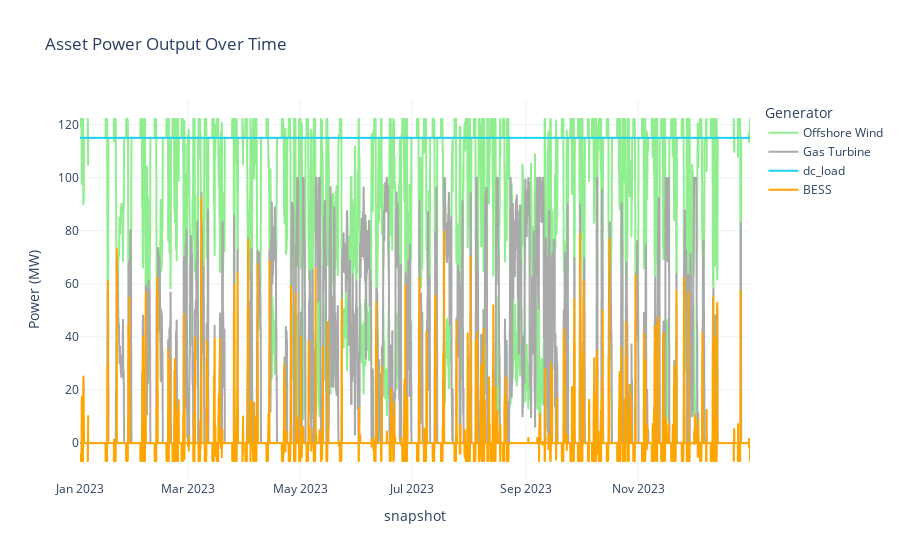
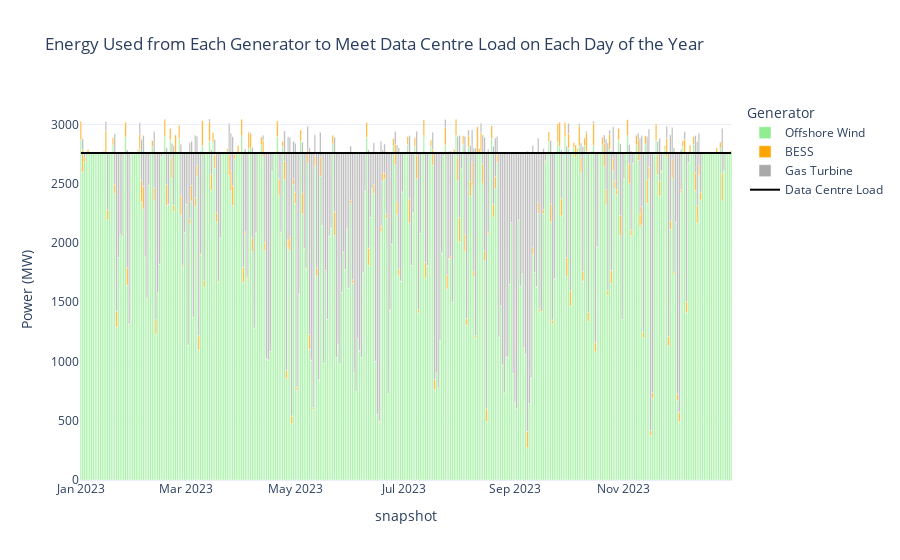
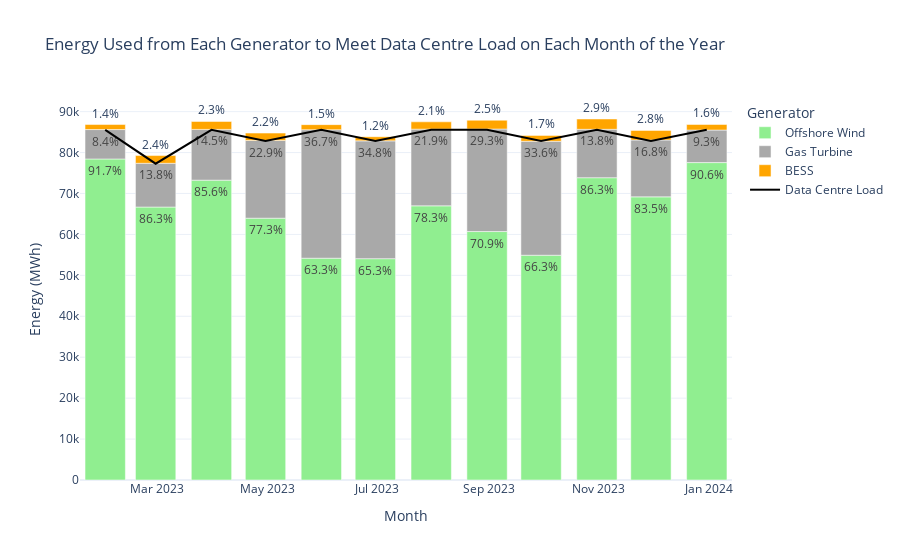

The notebook cell these images were saved under, in order:
### Code cell
SCENARIO_TO_PLOT = "wind_bess_gas" #"wind_bess_gas" | "smr_only"
GENERATOR_NAMES_READABLE = {
    "smr": "SMR",
    "bess": "BESS",
    "offshore_wind_farm": "Offshore Wind",
    "solar": "Solar",
    "gas_turbine": "Gas Turbine",
}
COLOUR_MAP = {
    "SMR": "purple",
    "BESS": "orange",
    "Offshore Wind": "lightgreen",
    "Solar": "gold",
    "Gas Turbine": "darkgrey"
}

n = scenario_networks[SCENARIO_TO_PLOT]

generators = n.generators.index.tolist()

generator_power = n.generators_t.p
data_centre_power = n.loads_t.p["data_centre_load"]
asset_power = generator_power.copy()
asset_power["dc_load"] = data_centre_power
try:
    battery_power = n.links_t.p1["bess_charger"] - n.links_t.p1["bess_discharger"]
    asset_power["bess"] = battery_power
    generators += ["bess"]
except:
    pass


asset_energy_mwh_per_day = asset_power.groupby(pd.Grouper(freq="D")).apply(lambda x: x.abs().sum().mul(
    MODEL_TIME_FREQUENCY.total_seconds() / 3600
))  # Convert power to energy (MWh)
asset_energy_mwh_per_month = asset_power.groupby(pd.Grouper(freq="M")).apply(lambda x: x.abs().sum().mul(
    MODEL_TIME_FREQUENCY.total_seconds() / 3600
))  # Convert power to energy (MWh)

fig = px.line(
    data_frame=asset_power.rename(columns=GENERATOR_NAMES_READABLE),
    title="Asset Power Output Over Time",
    labels={"value": "Power (MW)", "variable": "Asset"},
    template="plotly_white",
    color_discrete_map=COLOUR_MAP
)
fig.write_html(f"scenario={SCENARIO_TO_PLOT}_chart=asset_power_output_over_time.html")
fig.show()

# For each time period in the day, create a stacked bar chart showing the amount of energy used from each of the generators to meet the data centre load
asset_energy_mwh_per_day = asset_energy_mwh_per_day.rename(columns=GENERATOR_NAMES_READABLE)
fig = px.bar(
    data_frame=asset_energy_mwh_per_day,
    x=asset_energy_mwh_per_day.index,
    y=list(set(asset_energy_mwh_per_day.columns.to_list()) - {"dc_load"}),
    title="Energy Used from Each Generator to Meet Data Centre Load on Each Day of the Year",
    labels={"value": "Power (MW)", "variable": "Generator"},
    template="plotly_white",
    color_discrete_map=COLOUR_MAP
)
# Add a line for the data centre load
fig.add_scatter(
    x=asset_energy_mwh_per_day.index,
    y=asset_energy_mwh_per_day["dc_load"],
    mode="lines",
    name="Data Centre Load",
    line=dict(color="black", width=2),
)
fig.write_html(f"scenario={SCENARIO_TO_PLOT}_chart=energy_used_per_day.html")
fig.show()

fig.update_xaxes(range=["2023-08-14", "2023-09-24"])
fig.write_html(f"scenario={SCENARIO_TO_PLOT}_chart=energy_used_per_day_zoomed.html")

# Data used monthly
# Add percentage columns for each generator
for col in generators:
    asset_energy_mwh_per_month[f"{col}_pct"] = (
        asset_energy_mwh_per_month[col] / asset_energy_mwh_per_month["dc_load"] * 100
    ).round(1).astype(str) + "%"

# Melt the DataFrame for easier plotting with text labels
melted = asset_energy_mwh_per_month.reset_index().melt(
    id_vars=["snapshot"],
    value_vars=generators,
    var_name="Generator",
    value_name="Energy (MWh)",
)
# Add percentage labels
melted["Percentage"] = [
    asset_energy_mwh_per_month.loc[row["snapshot"], f"{row['Generator']}_pct"]
    for _, row in melted.iterrows()
]
melted["Generator"] = melted["Generator"].replace(GENERATOR_NAMES_READABLE)

fig = px.bar(
    melted,
    x="snapshot",
    y="Energy (MWh)",
    color="Generator",
    title="Energy Used from Each Generator to Meet Data Centre Load on Each Month of the Year",
    labels={"snapshot": "Month"},
    template="plotly_white",
    color_discrete_map=COLOUR_MAP,
    text="Percentage"
)
# Add a line for the data centre load
fig.add_scatter(
    x=asset_energy_mwh_per_month.index,
    y=asset_energy_mwh_per_month["dc_load"],
    mode="lines",
    name="Data Centre Load",
    line=dict(color="black", width=2),
)
fig.write_html(f"scenario={SCENARIO_TO_PLOT}_chart=energy_used_per_month.html")

fig.show()

### Figure 1 — Plotly figure (JSON) as saved in the notebook; plotly's stock layout.template omitted (floating-point values rounded to 4 significant figures; data arrays with more than 128 entries replaced by an {"elided": "..."} marker saying what was removed)
{"data": [{"hovertemplate": "Generator=Offshore Wind<br>snapshot=%{x}<br>Power (MW)=%{y}<extra></extra>", "legendgroup": "Offshore Wind", "line": {"color": "lightgreen", "dash": "solid"}, "marker": {"symbol": "circle"}, "mode": "lines", "name": "Offshore Wind", "showlegend": true, "type": "scattergl", "x": {"elided": "8760 str values"}, "xaxis": "x", "y": {"elided": "8760 float values"}, "yaxis": "y"}, {"hovertemplate": "Generator=Gas Turbine<br>snapshot=%{x}<br>Power (MW)=%{y}<extra></extra>", "legendgroup": "Gas Turbine", "line": {"color": "darkgrey", "dash": "solid"}, "marker": {"symbol": "circle"}, "mode": "lines", "name": "Gas Turbine", "showlegend": true, "type": "scattergl", "x": {"elided": "8760 str values"}, "xaxis": "x", "y": {"elided": "8760 float values"}, "yaxis": "y"}, {"hovertemplate": "Generator=dc_load<br>snapshot=%{x}<br>Power (MW)=%{y}<extra></extra>", "legendgroup": "dc_load", "line": {"color": "#19d3f3", "dash": "solid"}, "marker": {"symbol": "circle"}, "mode": "lines", "name": "dc_load", "showlegend": true, "type": "scattergl", "x": {"elided": "8760 str values"}, "xaxis": "x", "y": {"elided": "8760 float values"}, "yaxis": "y"}, {"hovertemplate": "Generator=BESS<br>snapshot=%{x}<br>Power (MW)=%{y}<extra></extra>", "legendgroup": "BESS", "line": {"color": "orange", "dash": "solid"}, "marker": {"symbol": "circle"}, "mode": "lines", "name": "BESS", "showlegend": true, "type": "scattergl", "x": {"elided": "8760 str values"}, "xaxis": "x", "y": {"elided": "8760 float values"}, "yaxis": "y"}], "layout": {"legend": {"title": {"text": "Generator"}, "tracegroupgap": 0}, "title": {"text": "Asset Power Output Over Time"}, "xaxis": {"anchor": "y", "domain": [0, 1], "title": {"text": "snapshot"}}, "yaxis": {"anchor": "x", "domain": [0, 1], "title": {"text": "Power (MW)"}}}}

### Figure 2 — Plotly figure (JSON) as saved in the notebook; plotly's stock layout.template omitted (floating-point values rounded to 4 significant figures; data arrays with more than 128 entries replaced by an {"elided": "..."} marker saying what was removed)
{"data": [{"hovertemplate": "Generator=Offshore Wind<br>snapshot=%{x}<br>Power (MW)=%{y}<extra></extra>", "legendgroup": "Offshore Wind", "marker": {"color": "lightgreen", "pattern": {"shape": ""}}, "name": "Offshore Wind", "orientation": "v", "showlegend": true, "textposition": "auto", "type": "bar", "x": {"elided": "365 str values"}, "xaxis": "x", "y": {"elided": "365 float values"}, "yaxis": "y"}, {"hovertemplate": "Generator=BESS<br>snapshot=%{x}<br>Power (MW)=%{y}<extra></extra>", "legendgroup": "BESS", "marker": {"color": "orange", "pattern": {"shape": ""}}, "name": "BESS", "orientation": "v", "showlegend": true, "textposition": "auto", "type": "bar", "x": {"elided": "365 str values"}, "xaxis": "x", "y": {"elided": "365 float values"}, "yaxis": "y"}, {"hovertemplate": "Generator=Gas Turbine<br>snapshot=%{x}<br>Power (MW)=%{y}<extra></extra>", "legendgroup": "Gas Turbine", "marker": {"color": "darkgrey", "pattern": {"shape": ""}}, "name": "Gas Turbine", "orientation": "v", "showlegend": true, "textposition": "auto", "type": "bar", "x": {"elided": "365 str values"}, "xaxis": "x", "y": {"elided": "365 float values"}, "yaxis": "y"}, {"line": {"color": "black", "width": 2}, "mode": "lines", "name": "Data Centre Load", "type": "scatter", "x": {"elided": "365 str values"}, "y": {"elided": "365 float values"}}], "layout": {"barmode": "relative", "legend": {"title": {"text": "Generator"}, "tracegroupgap": 0}, "title": {"text": "Energy Used from Each Generator to Meet Data Centre Load on Each Day of the Year"}, "xaxis": {"anchor": "y", "domain": [0, 1], "title": {"text": "snapshot"}}, "yaxis": {"anchor": "x", "domain": [0, 1], "title": {"text": "Power (MW)"}}}}

### Figure 3 — Plotly figure (JSON) as saved in the notebook; plotly's stock layout.template omitted (floating-point values rounded to 4 significant figures)
{"data": [{"hovertemplate": "Generator=Offshore Wind<br>Month=%{x}<br>Energy (MWh)=%{y}<br>Percentage=%{text}<extra></extra>", "legendgroup": "Offshore Wind", "marker": {"color": "lightgreen", "pattern": {"shape": ""}}, "name": "Offshore Wind", "orientation": "v", "showlegend": true, "text": ["91.7%", "86.3%", "85.6%", "77.3%", "63.3%", "65.3%", "78.3%", "70.9%", "66.3%", "86.3%", "83.5%", "90.6%"], "textposition": "auto", "type": "bar", "x": ["2023-01-31T00:00:00.000000000", "2023-02-28T00:00:00.000000000", "2023-03-31T00:00:00.000000000", "2023-04-30T00:00:00.000000000", "2023-05-31T00:00:00.000000000", "2023-06-30T00:00:00.000000000", "2023-07-31T00:00:00.000000000", "2023-08-31T00:00:00.000000000", "2023-09-30T00:00:00.000000000", "2023-10-31T00:00:00.000000000", "2023-11-30T00:00:00.000000000", "2023-12-31T00:00:00.000000000"], "xaxis": "x", "y": [78430.0, 66690.0, 73260.0, 63970.0, 54190.0, 54070.0, 66990.0, 60700.0, 54920.0, 73860.0, 69180.0, 77550.0], "yaxis": "y"}, {"hovertemplate": "Generator=Gas Turbine<br>Month=%{x}<br>Energy (MWh)=%{y}<br>Percentage=%{text}<extra></extra>", "legendgroup": "Gas Turbine", "marker": {"color": "darkgrey", "pattern": {"shape": ""}}, "name": "Gas Turbine", "orientation": "v", "showlegend": true, "text": ["8.4%", "13.8%", "14.5%", "22.9%", "36.7%", "34.8%", "21.9%", "29.3%", "33.6%", "13.8%", "16.8%", "9.3%"], "textposition": "auto", "type": "bar", "x": ["2023-01-31T00:00:00.000000000", "2023-02-28T00:00:00.000000000", "2023-03-31T00:00:00.000000000", "2023-04-30T00:00:00.000000000", "2023-05-31T00:00:00.000000000", "2023-06-30T00:00:00.000000000", "2023-07-31T00:00:00.000000000", "2023-08-31T00:00:00.000000000", "2023-09-30T00:00:00.000000000", "2023-10-31T00:00:00.000000000", "2023-11-30T00:00:00.000000000", "2023-12-31T00:00:00.000000000"], "xaxis": "x", "y": [7183.0, 10690.0, 12410.0, 18980.0, 31390.0, 28780.0, 18740.0, 25050.0, 27840.0, 11820.0, 13890.0, 7952.0], "yaxis": "y"}, {"hovertemplate": "Generator=BESS<br>Month=%{x}<br>Energy (MWh)=%{y}<br>Percentage=%{text}<extra></extra>", "legendgroup": "BESS", "marker": {"color": "orange", "pattern": {"shape": ""}}, "name": "BESS", "orientation": "v", "showlegend": true, "text": ["1.4%", "2.4%", "2.3%", "2.2%", "1.5%", "1.2%", "2.1%", "2.5%", "1.7%", "2.9%", "2.8%", "1.6%"], "textposition": "auto", "type": "bar", "x": ["2023-01-31T00:00:00.000000000", "2023-02-28T00:00:00.000000000", "2023-03-31T00:00:00.000000000", "2023-04-30T00:00:00.000000000", "2023-05-31T00:00:00.000000000", "2023-06-30T00:00:00.000000000", "2023-07-31T00:00:00.000000000", "2023-08-31T00:00:00.000000000", "2023-09-30T00:00:00.000000000", "2023-10-31T00:00:00.000000000", "2023-11-30T00:00:00.000000000", "2023-12-31T00:00:00.000000000"], "xaxis": "x", "y": [1227.0, 1883.0, 1939.0, 1812.0, 1243.0, 1022.0, 1783.0, 2151.0, 1440.0, 2518.0, 2349.0, 1361.0], "yaxis": "y"}, {"line": {"color": "black", "width": 2}, "mode": "lines", "name": "Data Centre Load", "type": "scatter", "x": ["2023-01-31T00:00:00.000000000", "2023-02-28T00:00:00.000000000", "2023-03-31T00:00:00.000000000", "2023-04-30T00:00:00.000000000", "2023-05-31T00:00:00.000000000", "2023-06-30T00:00:00.000000000", "2023-07-31T00:00:00.000000000", "2023-08-31T00:00:00.000000000", "2023-09-30T00:00:00.000000000", "2023-10-31T00:00:00.000000000", "2023-11-30T00:00:00.000000000", "2023-12-31T00:00:00.000000000"], "y": [85560.0, 77280.0, 85560.0, 82800.0, 85560.0, 82800.0, 85560.0, 85560.0, 82800.0, 85560.0, 82800.0, 85560.0]}], "layout": {"barmode": "relative", "legend": {"title": {"text": "Generator"}, "tracegroupgap": 0}, "title": {"text": "Energy Used from Each Generator to Meet Data Centre Load on Each Month of the Year"}, "xaxis": {"anchor": "y", "domain": [0, 1], "title": {"text": "Month"}}, "yaxis": {"anchor": "x", "domain": [0, 1], "title": {"text": "Energy (MWh)"}}}}
